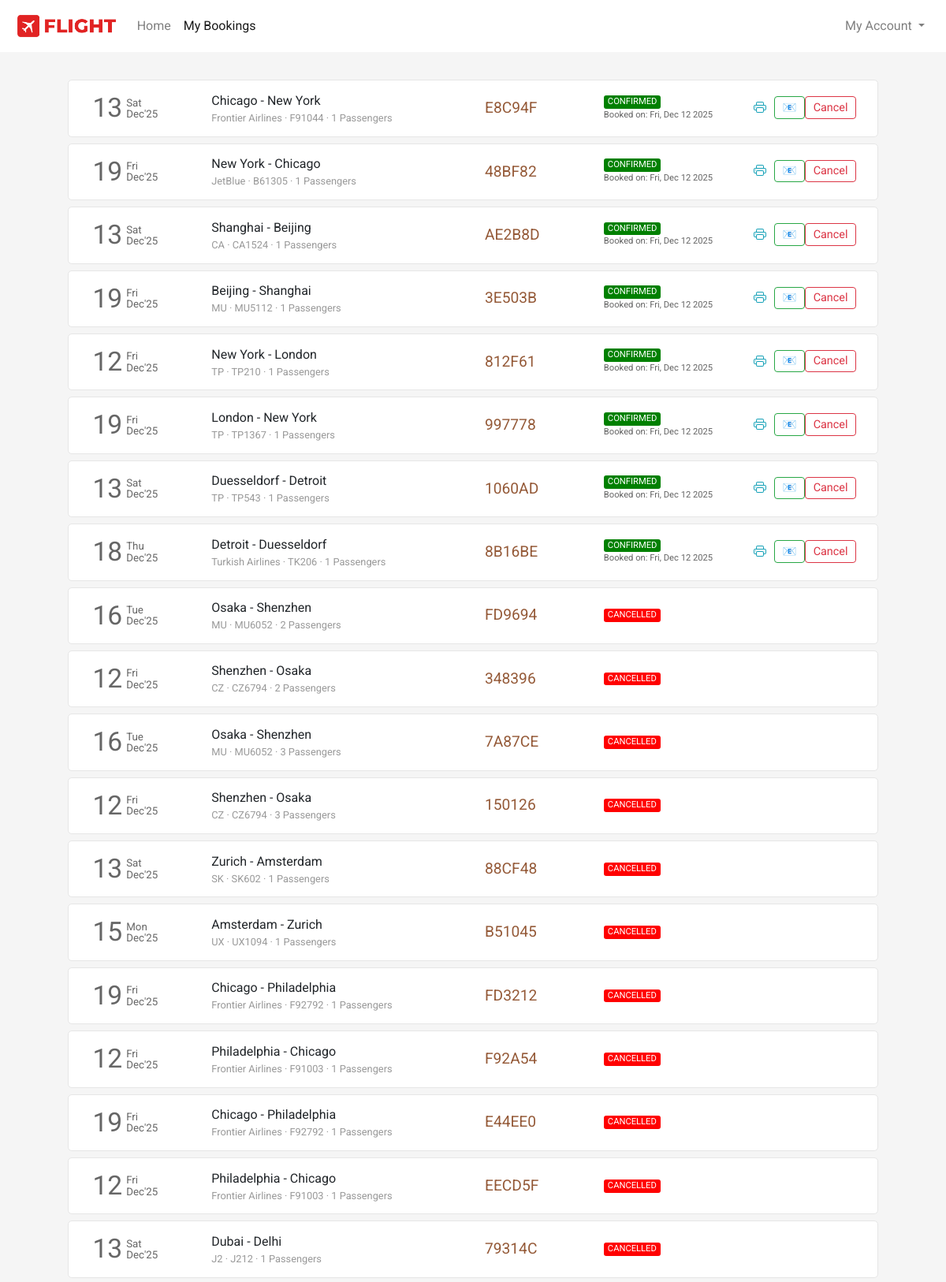
The page /flight/bookings (signed in, upper part) on the database its author committed.
### flight/models.py (models this page shows, shortened)
class Ticket(models.Model):
    selected_seats = models.ManyToManyField(Seat, related_name='tickets', blank=True)
    user = models.ForeignKey(User,on_delete=models.CASCADE,related_name="bookings", blank=True, null=True)
    ref_no = models.CharField(max_length=6, unique=True)
    passengers = models.ManyToManyField(Passenger, related_name="flight_tickets")
    flight = models.ForeignKey(Flight, on_delete=models.CASCADE, related_name="tickets", blank=True, null=True)
    flight_ddate = models.DateField(blank=True, null=True)
    flight_adate = models.DateField(blank=True, null=True)
    flight_fare = models.FloatField(blank=True,null=True)
    other_charges = models.FloatField(blank=True,null=True)
    coupon_used = models.CharField(max_length=15,blank=True)
    coupon_discount = models.FloatField(default=0.0)
    total_fare = models.FloatField(blank=True, null=True)
    seat_class = models.CharField(max_length=20, choices=SEAT_CLASS)
    booking_date = models.DateTimeField(default=datetime.now)
    mobile = models.CharField(max_length=20,blank=True)
    email = models.EmailField(max_length=45, blank=True)
    status = models.CharField(max_length=45, choices=TICKET_STATUS)

class Flight(models.Model):
    origin = models.ForeignKey(Place, on_delete=models.CASCADE, related_name="departures")
    destination = models.ForeignKey(Place, on_delete=models.CASCADE, related_name="arrivals")
    depart_time = models.TimeField(auto_now=False, auto_now_add=False)
    depart_day = models.ManyToManyField(Week, related_name="flights_of_the_day")
    duration = models.DurationField(null=True)
    arrival_time = models.TimeField(auto_now=False, auto_now_add=False)
    plane = models.CharField(max_length=24)
    airline = models.CharField(max_length=64)
    economy_fare = models.FloatField(null=True)
    business_fare = models.FloatField(null=True)
    first_fare = models.FloatField(null=True)

class Place(models.Model):
    city = models.CharField(max_length=64)
    airport = models.CharField(max_length=64)
    code = models.CharField(max_length=3)
    country = models.CharField(max_length=64)

### flight/views.py (the view)
# urls.py: path('flight/bookings', views.bookings, name="bookings"),
def bookings(request):
    if request.user.is_authenticated:
        tickets = Ticket.objects.filter(user=request.user).order_by('-booking_date')
        return render(request, 'flight/bookings.html', {
            'page': 'bookings',
            'tickets': tickets
        })
    else:
        return HttpResponseRedirect(reverse('login'))

### flight/templates/flight/bookings.html (shortened to what this page needs)
{% extends 'flight/layout.html' %}
{% load static %}
{% block head %}
    <link rel="stylesheet" href="{% static 'css/bookings_style.css' %}">
{% endblock head %}
{% block body %}
    <section class="section section1">
        <div class="container">
            {% if tickets %}
                {% for ticket in tickets %}
                    <div class="row each-booking-div" id="{{ticket.ref_no}}">
                        <div class="col-2" style="display: flex;">
                            <div style="display: flex; color: #666666; margin-top: auto;">
                                <div>
                                    <span style="font-size: 2.1em;">{{ticket.flight_ddate | date:"d"}}</span>
                                </div>
                                <div style="font-size: smaller; display: flex; margin: auto 0; padding-left: 5px; line-height: 1em;">
                                    <div style="margin: auto;">
                                        <div style="margin-bottom: 1px;">{{ticket.flight_ddate | date:"D"}}</div>
                                        <div style="margin-top: 1px;">{{ticket.flight_ddate | date:"M'y"}}</div>
                                    </div>
                                </div>
                            </div>
                        </div>
                        <div class="col-4 middle-div">
                            <div style="width:100%">
                                <div class="row places-div" style=" display: flex;">
                                    <div style="max-width: 45%;">{{ticket.flight.origin.city}}</div>
                                    <div>&nbsp;-&nbsp;</div>
                                    <div style="max-width: 45%;">{{ticket.flight.destination.city}}</div>
                                </div>
                                <div class="row places-div" style="font-size: .8em; color: #999999; ">
                                    <div style="max-width: 100%;">{{ticket.flight.airline}} &middot; {{ticket.flight.plane}} &middot; {{ticket.passengers.count}} Passengers</div>
                                </div>
                            </div>
                        </div>
                        <div class="col-2 middle-div">
                            <div style="font-size: 1.2em; color: #945937;">{{ticket.ref_no}}</div>
                        </div>
                        <div class="col-2 middle-div">
                            <div>
                                <div class="row status-div">
                                    {% if ticket.status == 'CONFIRMED' %}
                                        <div class="green">{{ticket.status}}</div>
                                    {% endif %}
                                    {% if ticket.status == 'CANCELLED' %}
                                        <div class="red">{{ticket.status}}</div>
                                    {% endif %}
                                </div>
                                <div class="row booking-date-div" style="font-size: .7em; color: #666;">
                                    {% if ticket.status == 'CONFIRMED' %}
                                        Booked on: {{ticket.booking_date | date:"D, M d Y"}}
                                    {% endif %}
                                </div>
                            </div>
                        </div>
                        <div class="col-2 last-div">
                            <div>
                                <div class="ticket-action-div">
                                    {% if ticket.status == 'CONFIRMED' %}
                                        <form action="{% url 'getticket' %}" method="get" target="_blank" style="display: inline;">
                                            <button type="submit" class="btn btn-outline-info btnp pbtn" title="View Ticket">
                                            </button>
                                        </form>
                                        <button type="button" class="btn btn-outline-success btnp ebtn" data-ref="{{ticket.ref_no}}" onclick="resendEmail(this)" title="Resend Email">
                                            📧
                                        </button>
                                        <button class="btn btn-outline-danger btnp cbtn"  data-ref="{{ticket.ref_no}}" onclick="popup(this)">Cancel</button>
                                    {% endif %}
                                </div>
                            </div>
                        </div>
                    </div>
                {% endfor %}
            {% endif %}
        </div>
    </section>
{% endblock %}

### flight/static/css/layout_style.css (style rules this page uses)
body { margin: 0px; padding: 0px; font-family: "Rubik", sans-serif; font-weight: normal; font-style: normal; min-width: 250px; }
.section { background-size: cover; background-position: center; background-repeat: no-repeat; padding: 30px 50px; min-height: 100vh; }

### flight/static/css/bookings_style.css (style rules this page uses)
* { font-family: 'Roboto', sans-serif; }
body { background-color: #f5f5f5; word-wrap: break-word; }
.container { cursor: pointer; }
.each-booking-div { width: 96%; margin: 5px auto 8px auto; transition-duration: .4s; padding: 10px 15px; background-color: #fff; border: 1px solid #e6e6e6; border-radius: 5px; }
.btnp { padding: .15rem .6rem; font-size: .9em; margin-top: 3px; margin-bottom: 5px; }
.each-booking-div > div { display: flex; overflow: auto; }
.each-booking-div > div > div { margin-top: auto; margin-bottom: auto; width: 100%; }
.green, .red, .orange { border-radius: 3px; color: white; padding-left: 5px; padding-right: 5px; font-size: .7em; }
.green { background-color: green; }
.red { background-color: red; }
.ticket-action-div { display: flex; justify-content: space-evenly; }
.pbtn, .rbtn { border: 0; }

### rows shown on the page
Ticket: flight_ddate "13", flight_ddate "Sat", flight_ddate "Dec'25", flight.origin.city "Chicago", flight.destination.city "New York", flight.airline "Frontier Airlines", flight.plane "F91044", passengers.count "1", ref_no "E8C94F", status "CONFIRMED", booking_date "Fri, Dec 12 2025"
Ticket: flight_ddate "19", flight_ddate "Fri", flight_ddate "Dec'25", flight.origin.city "New York", flight.destination.city "Chicago", flight.airline "JetBlue", flight.plane "B61305", passengers.count "1", ref_no "48BF82", status "CONFIRMED", booking_date "Fri, Dec 12 2025"
Ticket: flight_ddate "13", flight_ddate "Sat", flight_ddate "Dec'25", flight.origin.city "Shanghai", flight.destination.city "Beijing", flight.airline "CA", flight.plane "CA1524", passengers.count "1", ref_no "AE2B8D", status "CONFIRMED", booking_date "Fri, Dec 12 2025"
Ticket: flight_ddate "19", flight_ddate "Fri", flight_ddate "Dec'25", flight.origin.city "Beijing", flight.destination.city "Shanghai", flight.airline "MU", flight.plane "MU5112", passengers.count "1", ref_no "3E503B", status "CONFIRMED", booking_date "Fri, Dec 12 2025"
Ticket: flight_ddate "12", flight_ddate "Fri", flight_ddate "Dec'25", flight.origin.city "New York", flight.destination.city "London", flight.airline "TP", flight.plane "TP210", passengers.count "1", ref_no "812F61", status "CONFIRMED", booking_date "Fri, Dec 12 2025"
Ticket: flight_ddate "19", flight_ddate "Fri", flight_ddate "Dec'25", flight.origin.city "London", flight.destination.city "New York", flight.airline "TP", flight.plane "TP1367", passengers.count "1", ref_no "997778", status "CONFIRMED", booking_date "Fri, Dec 12 2025"
Ticket: flight_ddate "13", flight_ddate "Sat", flight_ddate "Dec'25", flight.origin.city "Duesseldorf", flight.destination.city "Detroit", flight.airline "TP", flight.plane "TP543", passengers.count "1", ref_no "1060AD", status "CONFIRMED", booking_date "Fri, Dec 12 2025"
Ticket: flight_ddate "18", flight_ddate "Thu", flight_ddate "Dec'25", flight.origin.city "Detroit", flight.destination.city "Duesseldorf", flight.airline "Turkish Airlines", flight.plane "TK206", passengers.count "1", ref_no "8B16BE", status "CONFIRMED", booking_date "Fri, Dec 12 2025"
Ticket: flight_ddate "16", flight_ddate "Tue", flight_ddate "Dec'25", flight.origin.city "Osaka", flight.destination.city "Shenzhen", flight.airline "MU", flight.plane "MU6052", passengers.count "2", ref_no "FD9694", status "CANCELLED"
Ticket: flight_ddate "12", flight_ddate "Fri", flight_ddate "Dec'25", flight.origin.city "Shenzhen", flight.destination.city "Osaka", flight.airline "CZ", flight.plane "CZ6794", passengers.count "2", ref_no "348396", status "CANCELLED"
Ticket: flight_ddate "16", flight_ddate "Tue", flight_ddate "Dec'25", flight.origin.city "Osaka", flight.destination.city "Shenzhen", flight.airline "MU", flight.plane "MU6052", passengers.count "3", ref_no "7A87CE", status "CANCELLED"
Ticket: flight_ddate "12", flight_ddate "Fri", flight_ddate "Dec'25", flight.origin.city "Shenzhen", flight.destination.city "Osaka", flight.airline "CZ", flight.plane "CZ6794", passengers.count "3", ref_no "150126", status "CANCELLED"
Ticket: flight_ddate "13", flight_ddate "Sat", flight_ddate "Dec'25", flight.origin.city "Zurich", flight.destination.city "Amsterdam", flight.airline "SK", flight.plane "SK602", passengers.count "1", ref_no "88CF48", status "CANCELLED"
Ticket: flight_ddate "15", flight_ddate "Mon", flight_ddate "Dec'25", flight.origin.city "Amsterdam", flight.destination.city "Zurich", flight.airline "UX", flight.plane "UX1094", passengers.count "1", ref_no "B51045", status "CANCELLED"
Ticket: flight_ddate "19", flight_ddate "Fri", flight_ddate "Dec'25", flight.origin.city "Chicago", flight.destination.city "Philadelphia", flight.airline "Frontier Airlines", flight.plane "F92792", passengers.count "1", ref_no "FD3212", status "CANCELLED"
Ticket: flight_ddate "12", flight_ddate "Fri", flight_ddate "Dec'25", flight.origin.city "Philadelphia", flight.destination.city "Chicago", flight.airline "Frontier Airlines", flight.plane "F91003", passengers.count "1", ref_no "F92A54", status "CANCELLED"
Ticket: flight_ddate "19", flight_ddate "Fri", flight_ddate "Dec'25", flight.origin.city "Chicago", flight.destination.city "Philadelphia", flight.airline "Frontier Airlines", flight.plane "F92792", passengers.count "1", ref_no "E44EE0", status "CANCELLED"
Ticket: flight_ddate "12", flight_ddate "Fri", flight_ddate "Dec'25", flight.origin.city "Philadelphia", flight.destination.city "Chicago", flight.airline "Frontier Airlines", flight.plane "F91003", passengers.count "1", ref_no "EECD5F", status "CANCELLED"
Ticket: flight_ddate "13", flight_ddate "Sat", flight_ddate "Dec'25", flight.origin.city "Dubai", flight.destination.city "Delhi", flight.airline "J2", flight.plane "J212", passengers.count "1", ref_no "79314C", status "CANCELLED"
